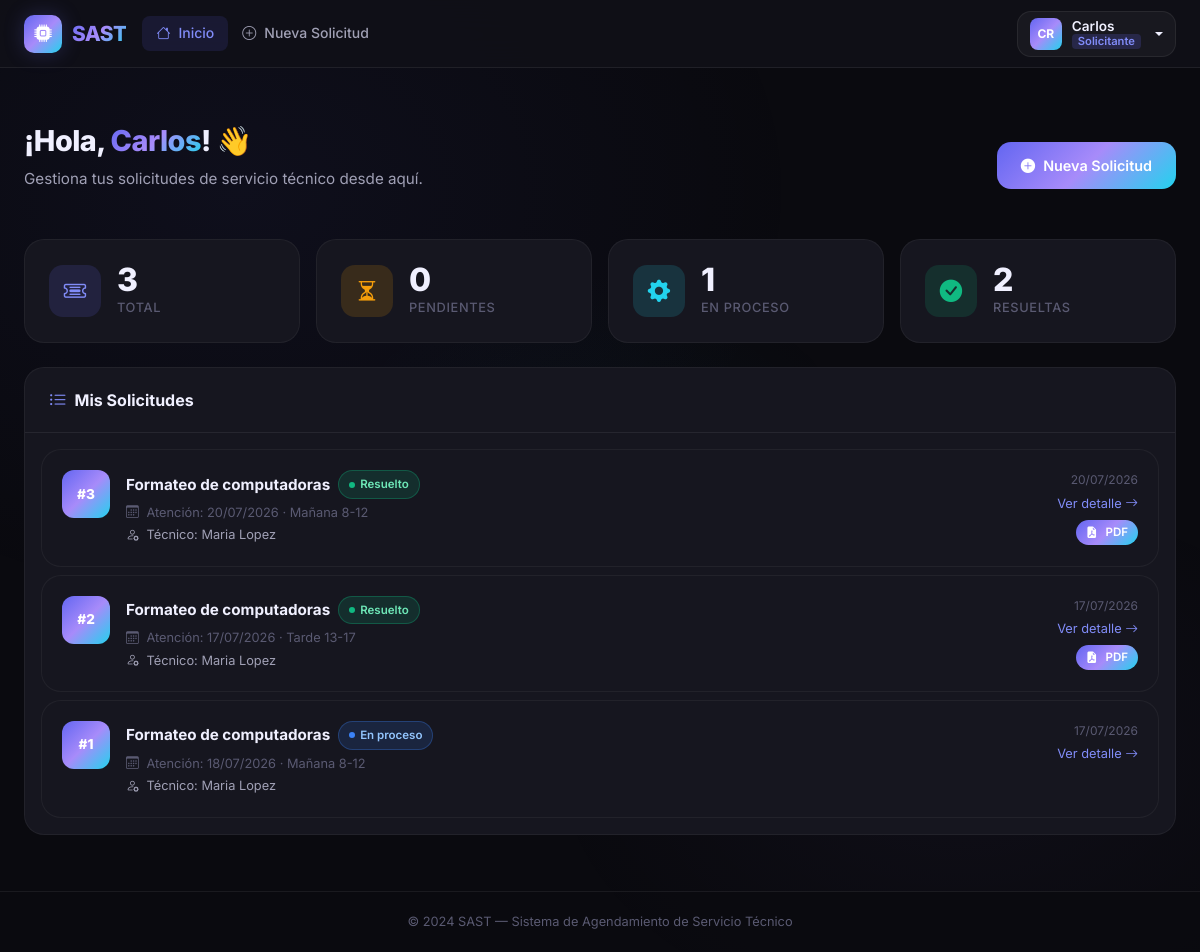
Screenshot of /solicitante/dashboard (signed in) with the database file from the repository.
### app/models/user.py (models this page shows, shortened)
class User(UserMixin, db.Model):
    __tablename__ = 'user'
    id_user = db.Column(db.Integer, primary_key=True, autoincrement=True)
    ncedula = db.Column('Ncedula', db.String(20), nullable=False, unique=True)
    nombres = db.Column('Nombres', db.String(100), nullable=False)
    apellidos = db.Column('Apellidos', db.String(100), nullable=False)
    fecha_nacimiento = db.Column(db.Date, nullable=False)
    numero_telefono = db.Column(db.String(20), nullable=False)
    correo = db.Column('Correo', db.String(150), nullable=False, unique=True)
    contrasena = db.Column(db.String(255), nullable=False)
    sector = db.Column('Sector', db.String(100), nullable=False)
    declaracion_veracidad = db.Column(db.Boolean, default=False)
    autorizacion_datos = db.Column(db.Boolean, default=False)
    reset_token = db.Column(db.String(100), nullable=True, unique=True)
    reset_token_expiry = db.Column(db.DateTime, nullable=True)
    id_rol = db.Column(db.Integer, db.ForeignKey('roles.id_rol'), nullable=False)
    solicitudes_como_cliente = db.relationship(
        'Solicitud', foreign_keys='Solicitud.id_cliente',
        backref='cliente', lazy='dynamic'
    )
    solicitudes_como_tecnico = db.relationship(
        'Solicitud', foreign_keys='Solicitud.id_tecnico',
        backref='tecnico', lazy='dynamic'
    )
    mensajes_enviados = db.relationship('Mensaje', backref='remitente', lazy='dynamic')
    reportes = db.relationship('Reporte', backref='tecnico_reporte', lazy='dynamic')
    calificaciones_dadas = db.relationship('CalificacionTecnico', backref='cliente_calificador', lazy='dynamic')
    detalles_tecnico = db.relationship('DetallesTecnico', backref='tecnico_detalle', uselist=False)
    @property
    def nombre_completo(self):
        return f'{self.nombres} {self.apellidos}'
    @property
    def es_admin(self):
        return self.rol.nombre_rol == 'admin'
    @property
    def es_tecnico(self):
        return self.rol.nombre_rol == 'técnico'
    @property
    def es_solicitante(self):
        return self.rol.nombre_rol == 'solicitante'

class Rol(db.Model):
    __tablename__ = 'roles'
    id_rol = db.Column(db.Integer, primary_key=True, autoincrement=True)
    nombre_rol = db.Column(db.String(50), nullable=False)
    usuarios = db.relationship('User', backref='rol', lazy=True)

### app/models/solicitud.py (models this page shows, shortened)
class Solicitud(db.Model):
    __tablename__ = 'solicitudes'
    id_solicitud = db.Column(db.Integer, primary_key=True, autoincrement=True)
    descripcion = db.Column(db.Text, nullable=False)
    fecha_atencion = db.Column(db.Date, nullable=False)
    horario_solicitado = db.Column(db.String(50), nullable=False)
    recursos_adicionales = db.Column(db.Text)
    fecha_creacion = db.Column(db.DateTime, default=datetime.utcnow)
    id_cliente = db.Column(db.Integer, db.ForeignKey('user.id_user'), nullable=False)
    id_tecnico = db.Column(db.Integer, db.ForeignKey('user.id_user'), nullable=True)
    id_estado = db.Column(db.Integer, db.ForeignKey('estado_solicitudes.id_estado'), nullable=False)
    id_tipo_soporte = db.Column(db.Integer, db.ForeignKey('tipo_soportes.id_tipo_soporte'), nullable=False)
    mensajes = db.relationship('Mensaje', backref='solicitud', lazy='dynamic', cascade='all, delete-orphan')
    reporte = db.relationship('Reporte', backref='solicitud', uselist=False, cascade='all, delete-orphan')
    calificacion = db.relationship('CalificacionTecnico', backref='solicitud', uselist=False, cascade='all, delete-orphan')
    @property
    def mensajes_no_leidos(self):
        return self.mensajes.filter_by(leido=False).count()

class TipoSoporte(db.Model):
    __tablename__ = 'tipo_soportes'
    id_tipo_soporte = db.Column(db.Integer, primary_key=True, autoincrement=True)
    nombre_soporte = db.Column(db.String(100), nullable=False)
    solicitudes = db.relationship('Solicitud', backref='tipo_soporte', lazy=True)

class EstadoSolicitud(db.Model):
    __tablename__ = 'estado_solicitudes'
    id_estado = db.Column(db.Integer, primary_key=True, autoincrement=True)
    nombre_estado = db.Column(db.String(50), nullable=False)
    solicitudes = db.relationship('Solicitud', backref='estado', lazy=True)

### app/blueprints/solicitante/__init__.py (the view)
@solicitante_bp.route('/dashboard')
@login_required
@solicitante_required
def dashboard():
    solicitudes = Solicitud.query.filter_by(
        id_cliente=current_user.id_user
    ).order_by(Solicitud.fecha_creacion.desc()).all()
    estado_resuelto = EstadoSolicitud.query.filter_by(nombre_estado='Resuelto').first()
    sin_calificar = []
    if estado_resuelto:
        sin_calificar = [s for s in solicitudes
                         if s.id_estado == estado_resuelto.id_estado and not s.calificacion]
    return render_template(
        'solicitante/dashboard.html',
        solicitudes=solicitudes,
        sin_calificar=sin_calificar
    )

### app/blueprints/solicitante/__init__.py (called while the page is built)
def solicitante_required(f):
    @wraps(f)
    def decorated(*args, **kwargs):
        if not current_user.is_authenticated:
            return redirect(url_for('auth.login'))
        if not current_user.es_solicitante:
            abort(403)
        return f(*args, **kwargs)
    return decorated

### app/templates/solicitante/dashboard.html (shortened to what this page needs)
{% extends 'base.html' %}
{% block content %}
<div class="container-fluid px-4 py-4">
    <div class="page-header d-flex align-items-center justify-content-between flex-wrap gap-3">
        <div>
            <h1>¡Hola, <span class="text-gradient">{{ current_user.nombres }}</span>! 👋</h1>
            <p>Gestiona tus solicitudes de servicio técnico desde aquí.</p>
        </div>
        <a href="{{ url_for('solicitante.nueva_solicitud') }}" class="btn-primary-custom" id="btnNuevaSolicitud">
            <i class="bi bi-plus-circle-fill"></i>
            Nueva Solicitud
        </a>
    </div>
    {% set total = solicitudes|length %}
    {% set pendientes = solicitudes|selectattr('estado.nombre_estado','equalto','Pendiente')|list|length %}
    {% set en_proceso = solicitudes|selectattr('estado.nombre_estado','equalto','En proceso')|list|length %}
    {% set resueltas = solicitudes|selectattr('estado.nombre_estado','equalto','Resuelto')|list|length %}
    <div class="row g-3 mb-4">
        <div class="col-6 col-md-3">
            <div class="stat-card">
                <div class="stat-icon purple"><i class="bi bi-ticket-detailed"></i></div>
                <div>
                    <div class="stat-value">{{ total }}</div>
                    <div class="stat-label">Total</div>
                </div>
            </div>
        </div>
        <div class="col-6 col-md-3">
            <div class="stat-card">
                <div class="stat-icon amber"><i class="bi bi-hourglass-split"></i></div>
                <div>
                    <div class="stat-value">{{ pendientes }}</div>
                    <div class="stat-label">Pendientes</div>
                </div>
            </div>
        </div>
        <div class="col-6 col-md-3">
            <div class="stat-card">
                <div class="stat-icon cyan"><i class="bi bi-gear-fill"></i></div>
                <div>
                    <div class="stat-value">{{ en_proceso }}</div>
                    <div class="stat-label">En Proceso</div>
                </div>
            </div>
        </div>
        <div class="col-6 col-md-3">
            <div class="stat-card">
                <div class="stat-icon green"><i class="bi bi-check-circle-fill"></i></div>
                <div>
                    <div class="stat-value">{{ resueltas }}</div>
                    <div class="stat-label">Resueltas</div>
                </div>
            </div>
        </div>
    </div>
    <div class="section-card">
        <div class="section-card-header">
            <div class="d-flex align-items-center gap-2">
                <i class="bi bi-list-ul" style="color:var(--primary-light);font-size:1.1rem;"></i>
                <span style="font-weight:700;font-size:1rem;">Mis Solicitudes</span>
            </div>
        </div>
        {% if solicitudes %}
        <div class="p-3 d-flex flex-column gap-2">
            {% for sol in solicitudes %}
            {% set estado_css = {
                'Pendiente': 'status-pendiente',
                'En proceso': 'status-en-proceso',
                'Resuelto': 'status-resuelto',
                'Cancelado': 'status-cancelado'
            }.get(sol.estado.nombre_estado, 'status-pendiente') %}
            <a href="{{ url_for('solicitante.ver_solicitud', solicitud_id=sol.id_solicitud) }}"
               class="solicitud-card text-decoration-none" id="sol-{{ sol.id_solicitud }}">
                <div class="d-flex align-items-start justify-content-between gap-3 flex-wrap">
                    <div class="d-flex align-items-start gap-3">
                        <div style="width:48px;height:48px;background:var(--gradient-brand);border-radius:12px;
                                    display:flex;align-items:center;justify-content:center;flex-shrink:0;
                                    font-weight:800;font-size:0.85rem;color:white;">
                            #{{ sol.id_solicitud }}
                        </div>
                        <div>
                            <div class="d-flex align-items-center gap-2 flex-wrap mb-1">
                                <span style="font-weight:700;color:var(--text-primary);font-size:0.95rem;">
                                    {{ sol.tipo_soporte.nombre_soporte }}
                                </span>
                                <span class="badge-status {{ estado_css }}">{{ sol.estado.nombre_estado }}</span>
                            </div>
                            <div style="font-size:0.8rem;color:var(--text-muted);">
                                <i class="bi bi-calendar3 me-1"></i>
                                Atención: {{ sol.fecha_atencion.strftime('%d/%m/%Y') }} · {{ sol.horario_solicitado }}
                            </div>
                            {% if sol.id_tecnico %}
                            <div style="font-size:0.8rem;color:var(--text-secondary);margin-top:2px;">
                                <i class="bi bi-person-gear me-1"></i>
                                Técnico: {{ sol.tecnico.nombre_completo }}
                            </div>
                            {% endif %}
                        </div>
                    </div>
                    <div class="text-end" style="flex-shrink:0;">
                        <div style="font-size:0.75rem;color:var(--text-muted);">
                            {{ sol.fecha_creacion.strftime('%d/%m/%Y') }}
                        </div>
                        {% set unread = sol.mensajes_no_leidos %}
                        <div style="color:var(--primary-light);font-size:0.8rem;margin-top:4px;">
                            Ver detalle <i class="bi bi-arrow-right"></i>
                        </div>
                        {% if sol.estado.nombre_estado == 'Resuelto' %}
                        <object class="d-inline-block mt-1">
                            <a href="{{ url_for('solicitante.descargar_pdf', solicitud_id=sol.id_solicitud) }}"
                               class="btn-primary-custom" style="padding:3px 10px;font-size:0.72rem;" title="Descargar Informe PDF">
                                <i class="bi bi-file-earmark-pdf-fill"></i> PDF
                            </a>
                        </object>
                        {% endif %}
                    </div>
                </div>
            </a>
            {% endfor %}
        </div>
        {% endif %}
    </div>
</div>
{% endblock %}

### app/templates/base.html (shortened to what this page needs)
<!DOCTYPE html>
<html lang="es">
<head>
    <link href="https://cdn.jsdelivr.net/npm/bootstrap@5.3.3/dist/css/bootstrap.min.css" rel="stylesheet">
    <link rel="stylesheet" href="https://cdn.jsdelivr.net/npm/bootstrap-icons@1.11.3/font/bootstrap-icons.min.css">
    <link rel="stylesheet" href="{{ url_for('static', filename='css/main.css') }}">
</head>
<body>
{% if current_user.is_authenticated %}
<nav class="navbar navbar-expand-lg" id="mainNavbar">
    <div class="container-fluid px-4">
        <a class="navbar-brand" href="{{ url_for('index') }}">
            <div class="brand-icon">
                <i class="bi bi-cpu-fill"></i>
            </div>
            <span>SAST</span>
        </a>
        <div class="collapse navbar-collapse" id="navContent">
            <ul class="navbar-nav me-auto mb-2 mb-lg-0">
                {% if current_user.es_admin %}
                <li class="nav-item">
                    <a class="nav-link {% if request.endpoint == 'admin.dashboard' %}active{% endif %}"
                       href="{{ url_for('admin.dashboard') }}">
                        <i class="bi bi-speedometer2 me-1"></i>Dashboard
                    </a>
                </li>
                <li class="nav-item">
                    <a class="nav-link {% if request.endpoint == 'admin.solicitudes' %}active{% endif %}"
                       href="{{ url_for('admin.solicitudes') }}">
                        <i class="bi bi-ticket-detailed me-1"></i>Solicitudes
                    </a>
                </li>
                <li class="nav-item">
                    <a class="nav-link {% if request.endpoint == 'admin.usuarios' %}active{% endif %}"
                       href="{{ url_for('admin.usuarios') }}">
                        <i class="bi bi-people me-1"></i>Usuarios
                    </a>
                </li>
                {% else %}
                <li class="nav-item">
                    <a class="nav-link {% if request.endpoint == 'solicitante.dashboard' %}active{% endif %}"
                       href="{{ url_for('solicitante.dashboard') }}">
                        <i class="bi bi-house me-1"></i>Inicio
                    </a>
                </li>
                <li class="nav-item">
                    <a class="nav-link {% if request.endpoint == 'solicitante.nueva_solicitud' %}active{% endif %}"
                       href="{{ url_for('solicitante.nueva_solicitud') }}">
                        <i class="bi bi-plus-circle me-1"></i>Nueva Solicitud
                    </a>
                </li>
                {% endif %}
            </ul>
            <div class="dropdown user-menu">
                <button class="btn user-btn dropdown-toggle" type="button" data-bs-toggle="dropdown">
                    <div class="user-avatar">
                        {{ current_user.nombres[0] }}{{ current_user.apellidos[0] }}
                    </div>
                    <div class="user-info">
                        <span class="user-name">{{ current_user.nombres }}</span>
                        <span class="user-role role-{{ current_user.rol.nombre_rol | replace('é', 'e') | replace('ó', 'o') }}">
                            {{ current_user.rol.nombre_rol | capitalize }}
                        </span>
                    </div>
                </button>
            </div>
        </div>
    </div>
</nav>
{% endif %}
<div id="liveToastContainer" class="toast-container position-fixed bottom-0 end-0 p-3" style="z-index:9999;">
</div>
<main class="main-content {% if not current_user.is_authenticated %}auth-page{% endif %}">
    {% block content %}{% endblock %}
</main>
<footer class="app-footer">
    <div class="container text-center">
        <span>© 2024 SAST — Sistema de Agendamiento de Servicio Técnico</span>
    </div>
</footer>
</body>
</html>

### rows the page displays
User: Nombres "C", Apellidos "R", nombres "Carlos"
Rol: rol.nombre_rol "Solicitante"
Solicitud: id_solicitud "3", tipo_soporte.nombre_soporte "Formateo de computadoras", estado.nombre_estado "Resuelto", fecha_atencion "20/07/2026", horario_solicitado "Mañana 8-12", tecnico.nombre_completo "Maria Lopez", fecha_creacion "20/07/2026"
Solicitud: id_solicitud "2", tipo_soporte.nombre_soporte "Formateo de computadoras", estado.nombre_estado "Resuelto", fecha_atencion "17/07/2026", horario_solicitado "Tarde 13-17", tecnico.nombre_completo "Maria Lopez", fecha_creacion "17/07/2026"
Solicitud: id_solicitud "1", tipo_soporte.nombre_soporte "Formateo de computadoras", estado.nombre_estado "En proceso", fecha_atencion "18/07/2026", horario_solicitado "Mañana 8-12", tecnico.nombre_completo "Maria Lopez", fecha_creacion "17/07/2026"

### other values shown
{{ total }} "3"
{{ pendientes }} "0"
{{ en_proceso }} "1"
{{ resueltas }} "2"
